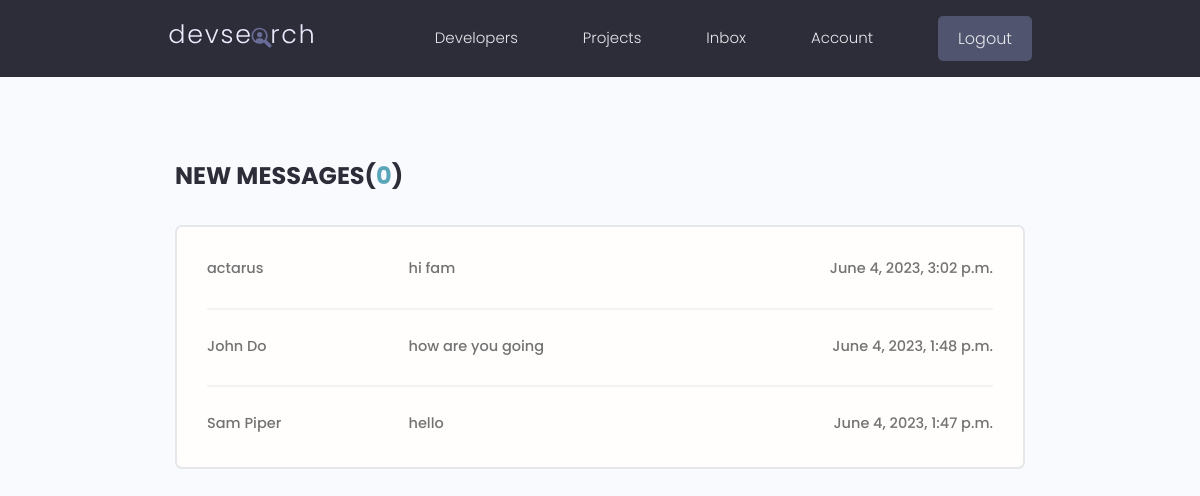
The page /inbox/ (signed in) on the database its author committed.
### users/models.py (models this page shows, shortened)
class Message(models.Model):
    sender = models.ForeignKey(Profile, on_delete=models.SET_NULL, null=True, blank=True)
    recipient = models.ForeignKey(Profile, on_delete=models.SET_NULL, null=True, blank=True, related_name="messages")
    name = models.CharField(max_length=200, null=True, blank=True)
    email = models.EmailField(max_length=200, null=True, blank=True)
    subject = models.CharField(max_length=200, null=True, blank=True)
    body = models.TextField()
    is_read = models.BooleanField(default=False)
    created = models.DateTimeField(auto_now_add=True)
    id = models.UUIDField(default=uuid.uuid4, unique=True, primary_key=True, editable=False)
    class Meta:
        ordering = ['is_read', '-created']

### users/views.py (the view)
# urls.py: path('inbox/', views.inbox, name="inbox"),
@login_required(login_url="login")
def inbox(request):
    profile = request.user.profile
    messageRequests = profile.messages.all()
    unreadCount = messageRequests.filter(is_read=False).count()
    context={'messageRequests':messageRequests, 'unreadCount' : unreadCount }
    return render(request, 'users/inbox.html',context)

### users/templates/users/inbox.html
{% extends 'main.html' %}
{% block content %}
  <main class="inbox my-xl">
    <div class="content-box">
      <h3 class="inbox__title">New Messages(<span>{{unreadCount}}</span>)</h3>
      <ul class="messages">
        {% for message in messageRequests %}
        {% if message.is_read == False %}
        <li class="message message--unread">
        {% else %}
        <li class="message">
        {% endif %}
          <a href="{% url 'message' message.id %}">
            <span class="message__author">{{message.name}}</span>
            <span class="message__subject">{{message.subject}}</span>
            <span class="message__date">{{message.created}}</span>
          </a>
        </li>
        {% endfor %}
      </ul>
    </div>
  </main>
{% endblock content %}

### static/styles/app.css (style rules this page uses)
:root { --color-sub: #2d2d39; }
.content-box { width: 95%; max-width: 85rem; margin: 0 auto; }
.inbox { height: 90vh; }
.inbox__title, .inbox__title span { font-size: 2.4rem; font-weight: 700; color: var(--color-sub); text-transform: uppercase; text-align: left; margin-bottom: 3rem; }
.inbox__title span { color: var(--color-main); }
.messages { list-style: none; background: var(--color-white); padding: 0.5rem 3rem; border: 2px solid var(--color-light); border-radius: 0.7rem; }
.message { padding: 2.5rem 0; }
.message > a span { font-size: 1.45rem; font-weight: 500; }
.message:not(:last-child) { border-bottom: 2px solid var(--color-white-light); }
.message > a { display: flex; gap: 1rem; }
.message__author, .message__date { flex-basis: 25%; }
.message__subject { flex-basis: 50%; }
.message__date { text-align: right; }

### static/uikit/styles/modules/_variables.css (style rules this page uses)
:root { --color-main: #5aa5b9; --color-main-light: #e6faff; --color-sub: #3f4156; --color-sub-light: #51546e; --color-sub-lighter: #ededfd; --color-text: #737373; --color-gray: #8b8b8b; --color-light: #e5e7eb; --color-light-gray: #767676; --color-bg: #f8fafd; --color-white: #fffefd; --color-white-light: #f3f3f3; --color-success: #359e64; --color-success-bg: #def8e8; --color-error: #fc4b0b; --color-error-bg: #fff2ee; --font-base: 'Poppins', arial, helvetica, 'Segoe UI', roboto, ubuntu, sans-serif; --font-monospace: 'Fira Code', 'Courier New', courier, monospace; --font-regular: 300; --font-medium: 500; --font-bold: 700; --generic-shadow: 1px 1px 5px #00000010; --generic-transition: all 0.3s ease-in-out; }

### static/uikit/styles/modules/_base.css (style rules this page uses)
* { margin: 0; padding: 0; box-sizing: border-box; text-rendering: optimizeLegibility; color: inherit; font-size: inherit; }
html { font-size: 50%; }
@media only screen and (min-width: 480px) { html { font-size: 56.25%; } }
@media only screen and (min-width: 1200px) { html { font-size: 62.5%; } }
body { line-height: 1.6; font-weight: 400; font-size: 1.5rem; color: var(--color-text); background-color: var(--color-bg); min-height: 100vh; }

### static/uikit/styles/modules/_typography.css (style rules this page uses)
* { font-family: var(--font-base); }
h3 { font-size: 3.2rem; font-weight: var(--font-medium); }
p, span, strong { font-size: 1.6rem; color: var(--color-text); font-weight: var(--font-regular); }
a { padding-bottom: 2px; text-decoration: none; display: inline-block; color: var(--color-main); font-weight: var(--font-medium); }

### static/uikit/styles/modules/_utilities.css (style rules this page uses)
.my-xl { margin: 8rem auto; }

### rows shown on the page
Message: name "actarus", subject "hi fam", created "June 4, 2023, 3:02 p.m."
Message: name "John Do", subject "how are you going", created "June 4, 2023, 1:48 p.m."
Message: name "Sam Piper", subject "hello", created "June 4, 2023, 1:47 p.m."

### other values the page prints
{{ unreadCount }} "0"
